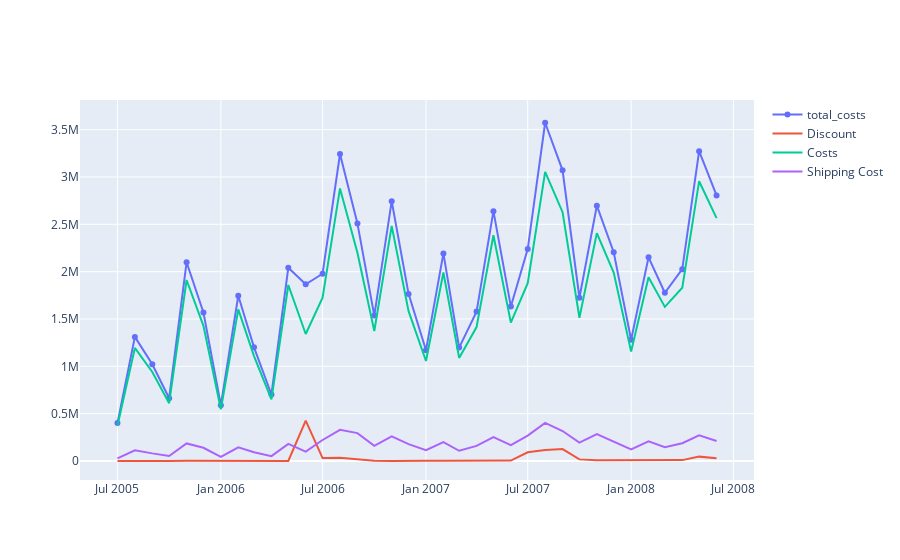

Here is the notebook cell this chart was saved with:
### Code cell
## Costs Waterfall

fig = go.Figure()
fig.add_trace(go.Scatter(x=df3.year_month, y=df3.total_costs,
                    mode='lines+markers',
                    name='total_costs'))
fig.add_trace(go.Scatter(x=df3.year_month, y=df3.gmv_discount,
                    mode='lines',
                    name='Discount'))
fig.add_trace(go.Scatter(x=df3.year_month, y=df3.gmv_cost,
                    mode='lines',
                    name='Costs'))
fig.add_trace(go.Scatter(x=df3.year_month, y=df3.gmv_shipping_cost,
                    mode='lines',
                    name='Shipping Cost'))

fig.show()
